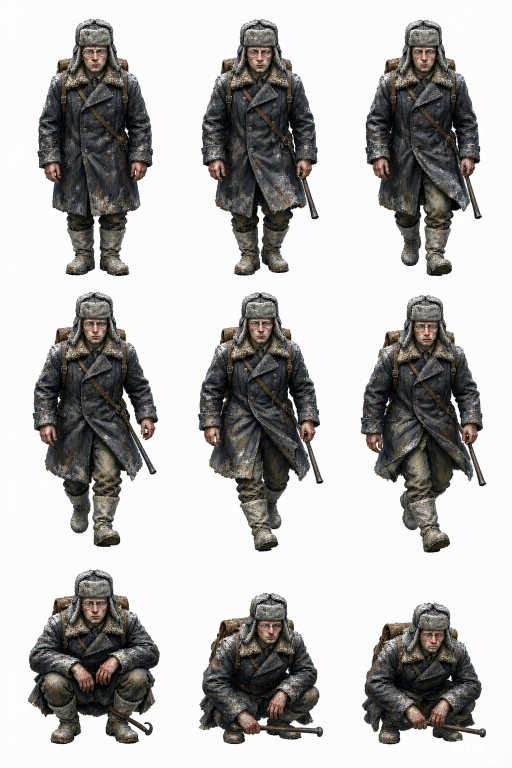
#> input picture .artwork/src_gpt/A_grid_of_12_full_body_poses_o_2026-11-13T14-02-59.png, 1024 x 1536 px (shown at 1/2 size)
$ python oil_paint.py ../../.artwork/src_gpt/A_grid_of_12_full_body_poses_o_2026-11-13T14-02-59.png ../../.artwork/src_gpt/An_animation_reference_sheet_a_2026-11-13T14-03-36.png
#> lines starting #> are read from the running program, lines starting #| are printed output that depends on the picture
"""把 AI 出图（光滑数字插画 / 3D 渲染感）转成厚涂油画质感。

用于角色精灵表流水线：对每个切好的单元格单独处理，保证帧间笔触一致。

做法：
1. alpha 加权的 Kuwahara 滤波 —— 取局部方差最小的象限均值，把平滑渐变
   压成大块不透明色面，保留边缘，且不会把透明背景的颜色带进人物边缘。
2. 两遍不同半径叠加，形成"大笔触铺底 + 小笔触破边"的层次。
3. 降饱和 + 冷灰蓝偏移，贴合项目脏冷调色板。
4. 低频画布纹理求梯度做伪浮雕光照，模拟 impasto 颜料脊；叠少量胶片颗粒。

只用 numpy + PIL，无 cv2/scipy 依赖。
"""
from __future__ import annotations

import numpy as np
from PIL import Image


def _integral(a: np.ndarray) -> np.ndarray:
    """返回 (H+1, W+1, C) 积分图，I[i, j] = sum(a[0:i, 0:j])。"""
    p = np.pad(a, ((1, 0), (1, 0), (0, 0)), mode="constant")
    return p.cumsum(axis=0).cumsum(axis=1)


def _box(I: np.ndarray, y0, y1, x0, x1, H: int, W: int) -> np.ndarray:
    y0c = np.clip(y0, 0, H)
    y1c = np.clip(y1, 0, H)
    x0c = np.clip(x0, 0, W)
    x1c = np.clip(x1, 0, W)
    return I[y1c, x1c] - I[y0c, x1c] - I[y1c, x0c] + I[y0c, x0c]


def _kuwahara(rgb: np.ndarray, alpha: np.ndarray, radius: int) -> np.ndarray:
    """alpha 加权 Kuwahara。rgb: H,W,3 float32(0-255)，alpha: H,W,1 float32(0-1)。"""
    H, W = alpha.shape[:2]
    yy, xx = np.mgrid[0:H, 0:W]
    r = radius
    a = alpha[..., 0]
    Ia = _integral(a[..., None])
    Irgb = _integral(rgb * alpha)
    Irgb2 = _integral(rgb * rgb * alpha)

    quadrants = [
        (yy - r, yy + 1, xx - r, xx + 1),        # 左上
        (yy - r, yy + 1, xx, xx + r + 1),        # 右上
        (yy, yy + r + 1, xx - r, xx + 1),        # 左下
        (yy, yy + r + 1, xx, xx + r + 1),        # 右下
    ]

    out = rgb.copy()
    best = np.full((H, W), np.inf, dtype=np.float32)
    for y0, y1, x0, x1 in quadrants:
        w = _box(Ia, y0, y1, x0, x1, H, W)[..., 0]
        w = np.maximum(w, 1e-4)
        s = _box(Irgb, y0, y1, x0, x1, H, W)
        s2 = _box(Irgb2, y0, y1, x0, x1, H, W)
        mean = s / w[..., None]
        var = np.maximum(s2 / w[..., None] - mean * mean, 0.0)
        score = var.mean(axis=2)
        take = score < best
        best = np.where(take, score, best)
        out = np.where(take[..., None], mean, out)
    return np.clip(out, 0, 255)


def _canvas_relief(H: int, W: int, seed: int) -> np.ndarray:
    """低频画布纹理 → 梯度 → 伪浮雕光照，模拟颜料堆积的明暗脊。"""
    rng = np.random.default_rng(seed)
    gh, gw = max(3, H // 9 + 2), max(3, W // 9 + 2)
    small = (rng.random((gh, gw)) * 255).astype(np.uint8)
    n = np.asarray(
        Image.fromarray(small).resize((W, H), Image.BICUBIC), dtype=np.float32
    ) / 255.0
    gx = n - np.roll(n, 1, axis=1)
    gy = n - np.roll(n, 1, axis=0)
    return (gx + gy) * 255.0 * 0.42


def _stroke_blur(rgb: np.ndarray, alpha: np.ndarray, length: int = 5) -> np.ndarray:
    """沿局部边缘切线方向做各向异性模糊，模拟画笔扫过的长笔触。

    亮度梯度的垂直方向即笔触走向；把 4 个方向的长条模糊按方向权重混合。
    """
    lum = rgb.mean(axis=2)
    gx = np.roll(lum, -1, axis=1) - np.roll(lum, 1, axis=1)
    gy = np.roll(lum, -1, axis=0) - np.roll(lum, 1, axis=0)
    # 切线 (-gy, gx)
    tx, ty = -gy, gx
    dirs = [(1, 0), (0, 1), (1, 1), (1, -1)]
    acc = np.zeros_like(rgb)
    wsum = np.zeros(lum.shape + (1,), dtype=np.float32)
    for dx, dy in dirs:
        n = (dx * dx + dy * dy) ** 0.5
        ux, uy = dx / n, dy / n
        w = np.abs(tx * ux + ty * uy)[..., None]
        buf = np.zeros_like(rgb)
        for k in range(-length // 2 + 1, length // 2 + 1):
            buf += np.roll(rgb, (int(dy * k), int(dx * k)), axis=(0, 1))
        acc += buf / max(1, length) * w
        wsum += w
    out = acc / np.maximum(wsum, 1e-4)
    return out


def _ink_edges(rgb: np.ndarray, strength: float) -> np.ndarray:
    """从亮度梯度提出松动的深色轮廓线，模拟厚涂里颜料挤压出的暗边。"""
    lum = rgb.mean(axis=2)
    gx = np.roll(lum, -1, axis=1) - np.roll(lum, 1, axis=1)
    gy = np.roll(lum, -1, axis=0) - np.roll(lum, 1, axis=0)
    g = np.sqrt(gx * gx + gy * gy)
    e = np.clip((g - 7.0) / 26.0, 0.0, 1.0)[..., None] * strength
    ink = np.array([13, 17, 23], dtype=np.float32)
    return rgb * (1.0 - e) + ink * e


def oilify(
    im: Image.Image,
    radius: int = 3,
    passes: tuple[int, ...] = (3, 2),
    blend: float = 0.55,
    stroke: float = 0.35,
    outline: float = 0.0,
    posterize: float = 0.0,
    saturation: float = 0.86,
    relief: float = 0.85,
    grain: float = 2.0,
    seed: int = 20261113,
) -> Image.Image:
    """输入 RGBA，输出 RGBA。alpha 保持不变，只重绘 RGB。

    blend 控制"笔触层"与原图的混合比例，保留造型细节不被糊掉。
    """
    src = np.asarray(im.convert("RGBA"), dtype=np.float32)
    orig = src[..., :3].copy()
    rgb = orig.copy()
    alpha = (src[..., 3:4] / 255.0).copy()

    for r in passes:
        rgb = _kuwahara(rgb, alpha, int(max(1, round(r * radius / 3))))
    rgb = orig * (1.0 - blend) + rgb * blend

    if stroke > 0:
        sb = _stroke_blur(orig, alpha, length=5)
        rgb = rgb * (1.0 - stroke) + (orig * 0.45 + sb * 0.55) * stroke

    if posterize > 0:
        q = np.round(rgb / 15.0) * 15.0
        rgb = rgb * (1.0 - posterize) + q * posterize
    if outline > 0:
        rgb = _ink_edges(rgb, outline)

    # 降饱和 + 冷灰蓝偏移
    gray = rgb.mean(axis=2, keepdims=True)
    rgb = gray + (rgb - gray) * saturation
    rgb = rgb + np.array([-2.5, 0.0, 3.0], dtype=np.float32)

    H, W = alpha.shape[:2]
    if relief > 0:
        rgb += _canvas_relief(H, W, seed)[..., None] * relief
    if grain > 0:
        rng = np.random.default_rng(seed + 7)
        rgb += rng.normal(0.0, grain, (H, W, 1)).astype(np.float32)

    rgb = np.clip(rgb, 0, 255).astype(np.uint8)
    out = np.concatenate([rgb, src[..., 3:4].astype(np.uint8)], axis=2)
    return Image.fromarray(out, "RGBA")


if __name__ == "__main__":
    import sys
    from pathlib import Path

    src, dst = Path(sys.argv[1]), Path(sys.argv[2])
    oilify(Image.open(src)).save(dst)
#> in oilify, `alpha = (src[..., 3:4] / 255.0).copy()`: alpha: shape (1536, 1024, 1) float32; every value is 1
#> the loop in oilify, `for r in passes:` made 2 passes
#> (H in _kuwahara, W in _kuwahara) on pass 1: (1536, 1024)
#> (H in _kuwahara, W in _kuwahara) on pass 2: (1536, 1024)
#> pass 1, in _kuwahara, `yy, xx = np.mgrid[0:H, 0:W]`:
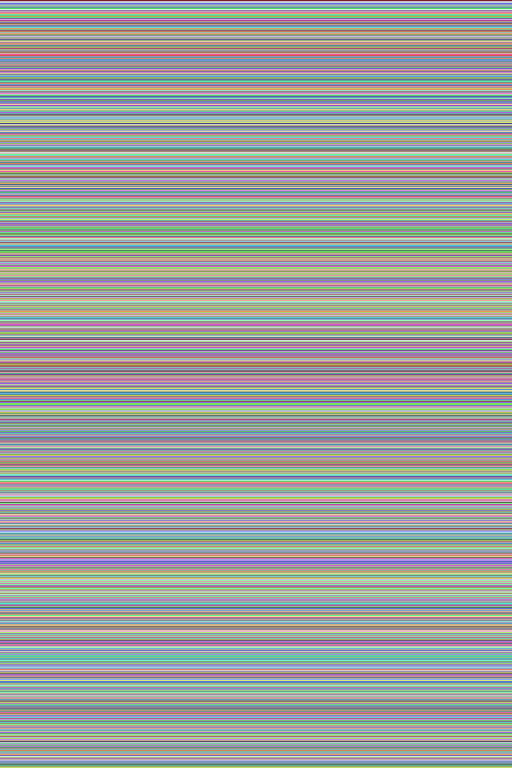
#> yy: shape (1536, 1024) int64 (shown at 1/2 size); 1536 distinct labels, from 0 to 1535; one colour per label, 0 black
#> pass 1, in _kuwahara, `yy, xx = np.mgrid[0:H, 0:W]`:
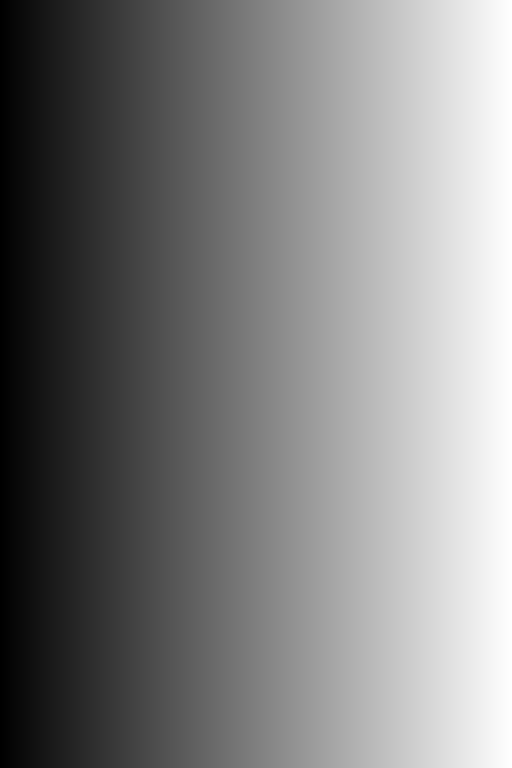
#> xx: shape (1536, 1024) int64 (shown at 1/2 size); min 0, max 1023, mean 511.5; drawn with min black and max white
#> pass 1, in _integral, `p = np.pad(a, ((1, 0), (1, 0), (0, 0)), mode="constant")`:
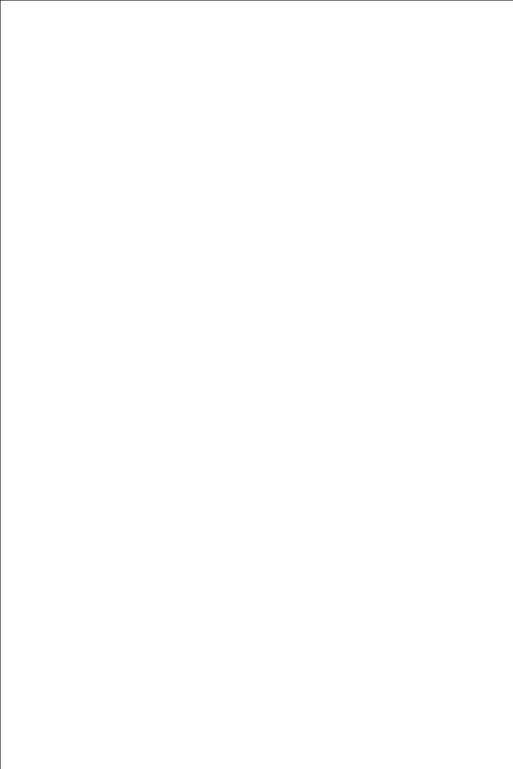
#> p: shape (1537, 1025, 1) float32 (shown at 1/2 size); values 0 (black) and 1 (white), 99.8% white; black in thin lines or dots
#> pass 1, in _kuwahara, `Ia = _integral(a[..., None])`:
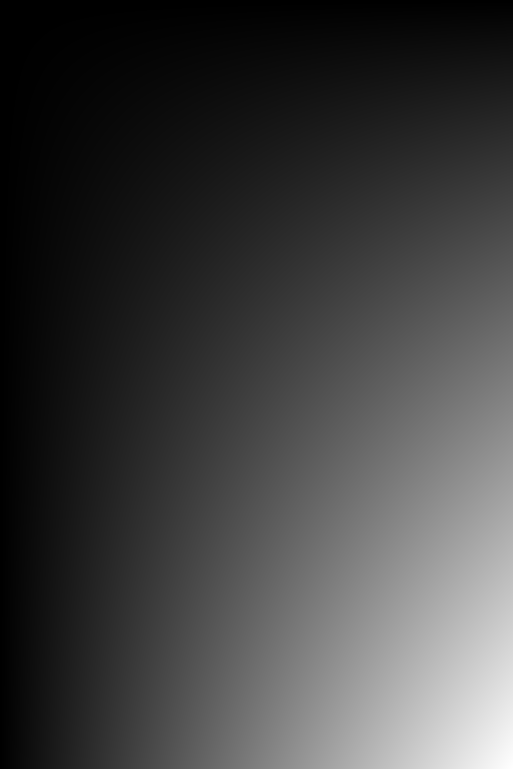
#> Ia: shape (1537, 1025, 1) float32 (shown at 1/2 size); min 0, max 1572864, mean 393216; drawn with min black and max white
#> in _canvas_relief, `n = np.asarray( Image.fromarray(small).resize((W, H), Image.BICUBIC), ..`:
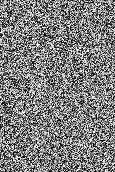
#> small: shape (172, 115); min 0, max 254, mean 126.6
#> in _canvas_relief, `gx = n - np.roll(n, 1, axis=1)`:
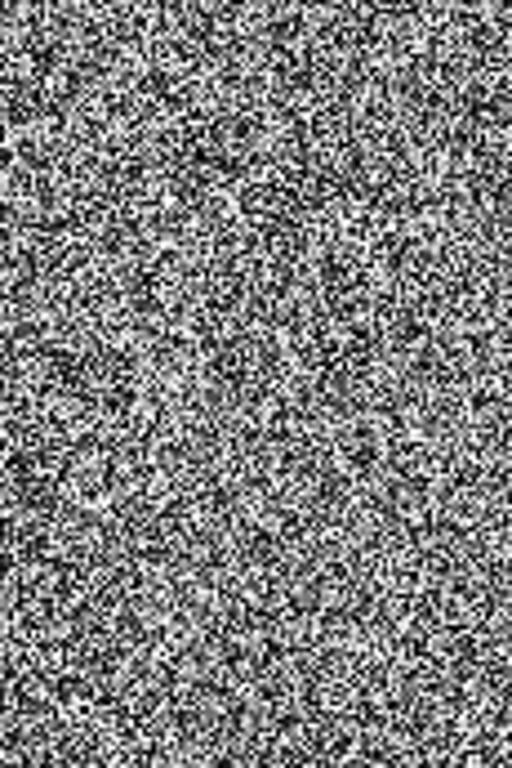
#> n: shape (1536, 1024) float32 (shown at 1/2 size); min 0, max 1, mean 0.496
#> in oilify, `rgb += _canvas_relief(H, W, seed)[..., None] * relief`:
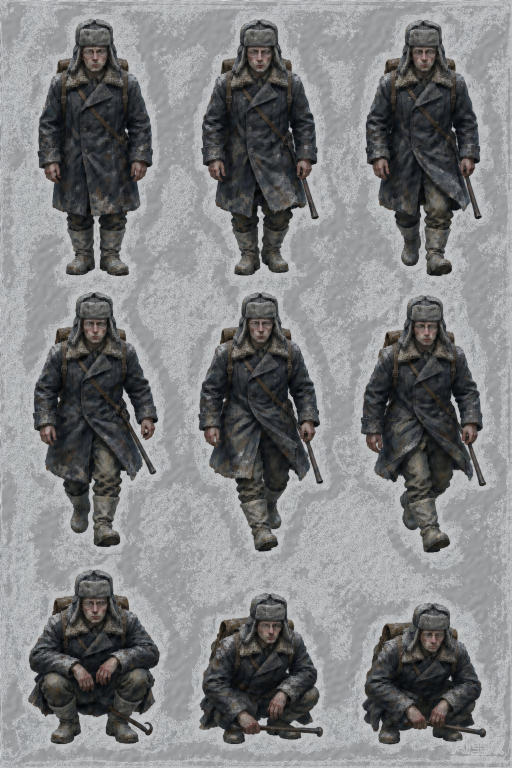
#> rgb: shape (1536, 1024, 3) float32 (shown at 1/2 size); mean R, G, B 162.6, 164.6, 166.3; drawn with min black and max white
    print(f"oilify -> {dst}")
